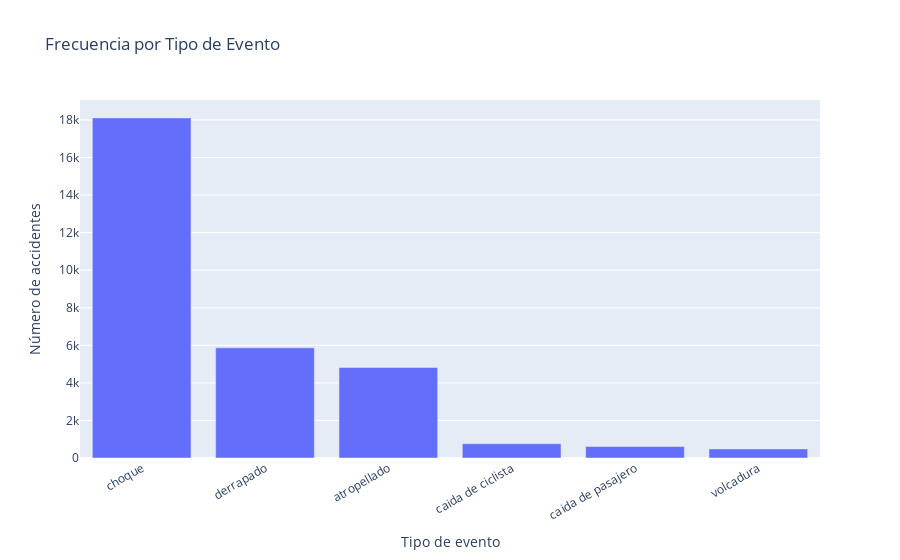

Here is the notebook cell this chart was saved with:
### Markdown cell above
- Las colonias con más accidentes son **Agrícola Oriental**, **Centro** y **Juárez**. Representan puntos críticos a considerar en futuras visualizaciones con mapa.

### Code cell
# Gráfico de frecuencia por tipo de evento

# Cuenta la cantidad de accidentes por cada tipo de evento (ej. Choque, Atropellado)
conteo_eventos = df['tipo_evento'].value_counts()

# Crea gráfico de barras con los tipos de evento en el eje X
fig = px.bar(
    x=conteo_eventos.index,
    y=conteo_eventos.values,
    title="Frecuencia por Tipo de Evento",
    labels={'x': 'Tipo de evento', 'y': 'Número de accidentes'}
)

# Ajustes de presentación: ejes, ángulo de etiquetas y sin leyenda
fig.update_layout(
    xaxis_title='Tipo de evento',
    yaxis_title='Número de accidentes',
    xaxis_tickangle=-30,
    showlegend=False  # Oculta la leyenda (innecesaria aquí)
)

# Muestra el gráfico
fig.show()

### Figure 1 — Plotly figure (JSON) as saved in the notebook; plotly's stock layout.template omitted (floating-point values rounded to 4 significant figures)
{"data": [{"hovertemplate": "Tipo de evento=%{x}<br>Número de accidentes=%{y}<extra></extra>", "legendgroup": "", "marker": {"color": "#636efa", "pattern": {"shape": ""}}, "name": "", "orientation": "v", "showlegend": false, "textposition": "auto", "type": "bar", "x": ["choque", "derrapado", "atropellado", "caida de ciclista", "caida de pasajero", "volcadura"], "xaxis": "x", "y": [18109, 5866, 4821, 761, 611, 483], "yaxis": "y"}], "layout": {"barmode": "relative", "legend": {"tracegroupgap": 0}, "showlegend": false, "title": {"text": "Frecuencia por Tipo de Evento"}, "xaxis": {"anchor": "y", "domain": [0, 1], "tickangle": -30, "title": {"text": "Tipo de evento"}}, "yaxis": {"anchor": "x", "domain": [0, 1], "title": {"text": "Número de accidentes"}}}}
